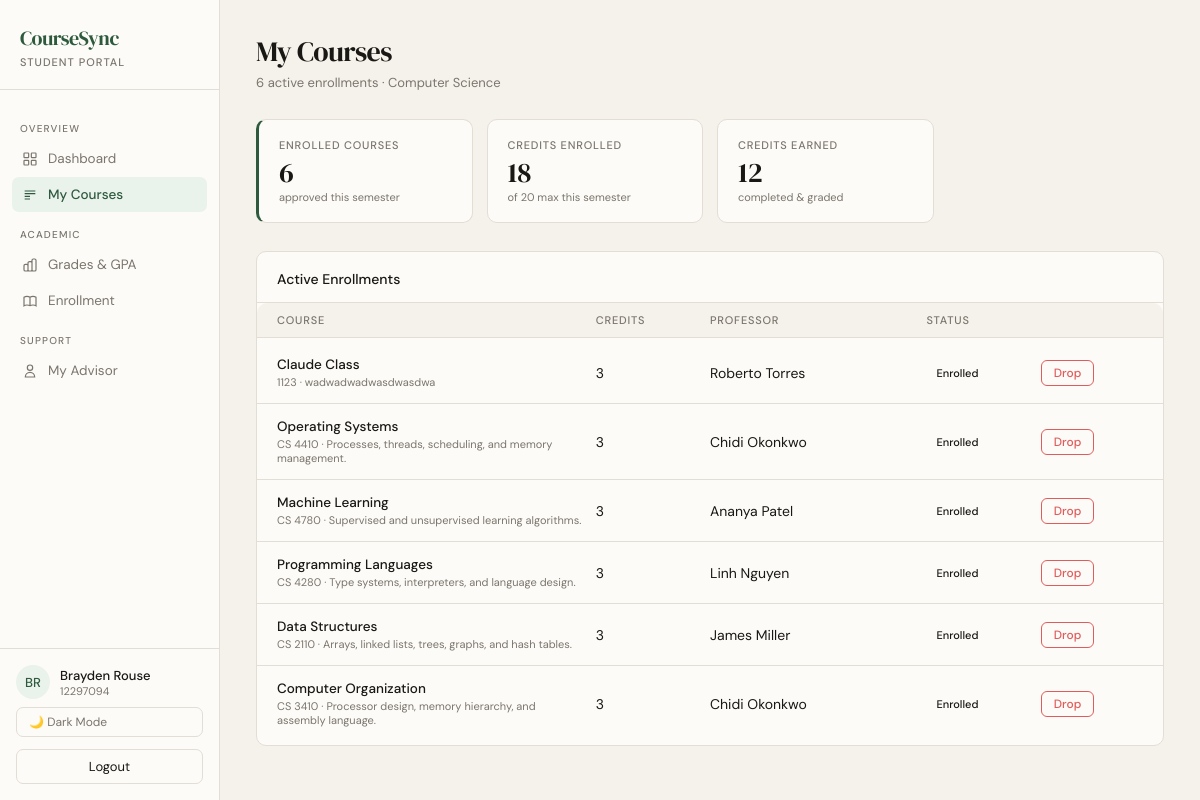
The page /student/my-courses/ (signed in) on the database as committed earlier.
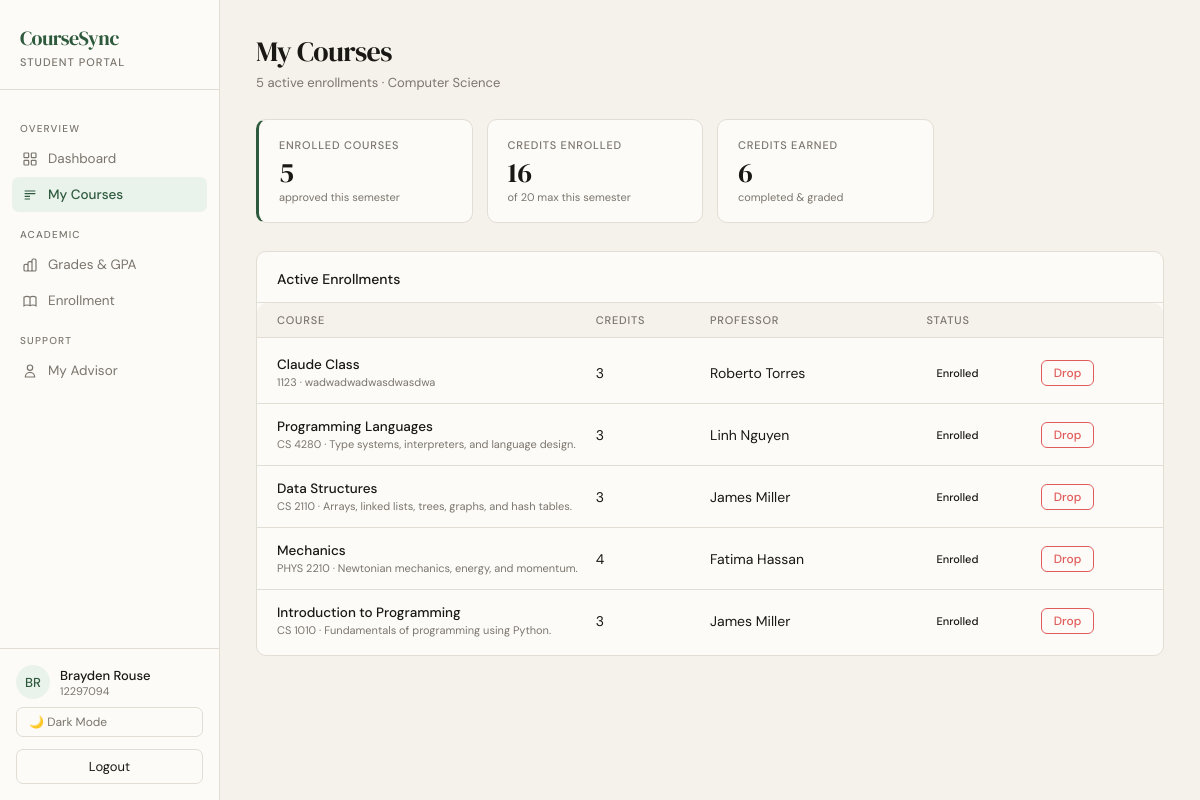
The same page on the database as committed later.
### accounts/models.py (models this page shows, shortened)
class User(AbstractUser):
    class Roles(models.TextChoices):
        STUDENT = "student", "Student"
        TA = "ta", "Teaching Assistant"
        PROFESSOR = "professor", "Professor"
        ADVISOR = "advisor", "Advisor"
        REGISTRAR = "registrar", "Registrar"
        SYSADMIN = "sysadmin", "System Admin"
    role = models.CharField(max_length=20, choices=Roles.choices)
    university_id = models.CharField(max_length=20, unique=True, null=True, blank=True)

### academics/models.py (models this page shows, shortened)
class StudentProfile(models.Model):
    user = models.OneToOneField(User, on_delete=models.CASCADE, related_name="student_profile")
    major = models.CharField(max_length=100)
    gpa = models.DecimalField(max_digits=3, decimal_places=2, default=0.00)
    advisor = models.ForeignKey(
        User,
        on_delete=models.SET_NULL,
        null=True,
        blank=True,
        related_name="advisees",
        limit_choices_to={"role": "advisor"},
    )

class Enrollment(models.Model):
    class Status(models.TextChoices):
        PENDING = "pending", "Pending"
        APPROVED = "approved", "Approved"
        DENIED = "denied", "Denied"
        DROP_PENDING = "drop_pending", "Drop Pending"
    student = models.ForeignKey(
        User,
        on_delete=models.CASCADE,
        related_name="enrollments",
        limit_choices_to={"role": "student"},
    )
    course = models.ForeignKey(Course, on_delete=models.CASCADE, related_name="enrollments")
    status = models.CharField(max_length=20, choices=Status.choices, default=Status.PENDING)
    proposed_at = models.DateTimeField(auto_now_add=True)
    reviewed_by = models.ForeignKey(
        User,
        on_delete=models.SET_NULL,
        null=True,
        blank=True,
        related_name="reviewed_enrollments",
    )
    class Meta:
        unique_together = ("student", "course")

class Course(models.Model):
    code = models.CharField(max_length=20, unique=True)
    title = models.CharField(max_length=200)
    description = models.TextField(blank=True)
    credits = models.PositiveIntegerField(default=3)
    capacity = models.PositiveIntegerField(default=30)
    professor = models.ForeignKey(
        User,
        on_delete=models.SET_NULL,
        null=True,
        blank=True,
        related_name="courses_taught",
        limit_choices_to={"role": "professor"},
    )

### academics/views.py (the view)
# urls.py: path("student/my-courses/", my_courses, name="my_courses"),
@login_required
@role_required("student", "ta")
def my_courses(request):
    approved = (
        Enrollment.objects.filter(student=request.user, status="approved")
        .select_related("course__professor")
    )
    drop_pending = (
        Enrollment.objects.filter(student=request.user, status="drop_pending")
        .select_related("course__professor")
    )
    credits_enrolled, credits_earned = _credit_counts(request.user)
    return render(request, "my_courses.html", {
        "enrollments": approved,
        "drop_pending": drop_pending,
        "profile": getattr(request.user, "student_profile", None),
        "credits_enrolled": credits_enrolled,
        "credits_earned": credits_earned,
    })

### academics/views.py (called while the page is built)
def _credit_counts(student):
    approved = Enrollment.objects.filter(student=student, status="approved").select_related("course")
    credits_enrolled = sum(e.course.credits for e in approved)
    graded_ids = set(Grade.objects.filter(enrollment__in=approved, published=True).values_list("enrollment_id", flat=True))
    credits_earned = (
        sum(e.course.credits for e in approved if e.id in graded_ids)
        + sum(t.credits for t in TranscriptEntry.objects.filter(student=student))
    )
    return credits_enrolled, credits_earned

### templates/my_courses.html (shortened to what this page needs)
{% load static %}
<!DOCTYPE html>
<html lang="en" data-theme="{{ request.session.theme|default:'light' }}">
<head>
  <link rel="stylesheet" href="{% static 'css/student.css' %}">
</head>
<body>
<div class="shell">
  <aside class="sidebar">
    <div class="brand">
      <div class="brand-mark">CourseSync</div>
      <div class="brand-role">{% if request.user.role == 'ta' %}TA Portal{% else %}Student Portal{% endif %}</div>
    </div>
    <nav class="nav">
      <div class="nav-section">Overview</div>
      <a class="nav-item" href="{% if request.user.role == 'ta' %}{% url 'ta_dashboard' %}{% else %}{% url 'student_dashboard' %}{% endif %}">
        <svg class="nav-icon" fill="none" stroke="currentColor" stroke-width="1.8" viewBox="0 0 24 24"><rect x="3" y="3" width="7" height="7" rx="1"/><rect x="14" y="3" width="7" height="7" rx="1"/><rect x="3" y="14" width="7" height="7" rx="1"/><rect x="14" y="14" width="7" height="7" rx="1"/></svg>
        Dashboard
      </a>
      <a class="nav-item active" href="{% url 'my_courses' %}">
        <svg class="nav-icon" fill="none" stroke="currentColor" stroke-width="1.8" viewBox="0 0 24 24"><path d="M4 6h16M4 10h16M4 14h8M4 18h8"/></svg>
        My Courses
      </a>
      <div class="nav-section">Academic</div>
      <a class="nav-item" href="{% url 'student_grades' %}">
        <svg class="nav-icon" fill="none" stroke="currentColor" stroke-width="1.8" viewBox="0 0 24 24"><path d="M9 19v-6a2 2 0 00-2-2H5a2 2 0 00-2 2v6a2 2 0 002 2h2a2 2 0 002-2zm0 0V9a2 2 0 012-2h2a2 2 0 012 2v10m-6 0a2 2 0 002 2h2a2 2 0 002-2m0 0V5a2 2 0 012-2h2a2 2 0 012 2v14a2 2 0 01-2 2h-2a2 2 0 01-2-2z"/></svg>
        Grades & GPA
      </a>
      <a class="nav-item" href="{% url 'enrollment_history' %}">
        Enrollment
      </a>
      {% if request.user.role == 'ta' %}
      <div class="nav-section">TA Tools</div>
      <a class="nav-item" href="{% url 'ta_dashboard' %}#course-roster">
        <svg class="nav-icon" fill="none" stroke="currentColor" stroke-width="1.8" viewBox="0 0 24 24"><path d="M9 5H7a2 2 0 00-2 2v12a2 2 0 002 2h10a2 2 0 002-2V7a2 2 0 00-2-2h-2M9 5a2 2 0 002 2h2a2 2 0 002-2M9 5a2 2 0 012-2h2a2 2 0 012 2m-6 9l2 2 4-4"/></svg>
        Course Grade Roster
      </a>
      {% else %}
      <div class="nav-section">Support</div>
      <a class="nav-item" href="{% url 'my_advisor' %}">
        <svg class="nav-icon" fill="none" stroke="currentColor" stroke-width="1.8" viewBox="0 0 24 24"><path d="M16 7a4 4 0 11-8 0 4 4 0 018 0zM12 14a7 7 0 00-7 7h14a7 7 0 00-7-7z"/></svg>
        My Advisor
      </a>
      {% endif %}
    </nav>
    <div class="sidebar-footer">
      <div class="user-card">
        <div class="avatar">{{ request.user.first_name|default:request.user.username|slice:":1"|upper }}{{ request.user.last_name|slice:":1"|upper }}</div>
        <div>
          <div class="user-name">{{ request.user.get_full_name|default:request.user.username }}</div>
          <div class="user-id">{{ request.user.university_id|default:request.user.username }}</div>
        </div>
      </div>
      <form method="post" action="{% url 'set_theme' %}">
        {% if request.session.theme == "dark" %}
          <input type="hidden" name="theme" value="light">
          <button type="submit" class="theme-btn">☀ Light Mode</button>
        {% else %}
          <button type="submit" class="theme-btn">🌙 Dark Mode</button>
        {% endif %}
      </form>
      <form method="post" action="{% url 'logout' %}">
        <button type="submit" class="logout-btn">Logout</button>
      </form>
    </div>
  </aside>
  <main class="main">
    <div class="page-header">
      <div class="page-title">My Courses</div>
      <div class="page-sub">{{ enrollments|length }} active enrollment{{ enrollments|length|pluralize }}{% if profile %} · {{ profile.major }}{% endif %}</div>
    </div>
    <div class="stats">
      <div class="stat accent">
        <div class="stat-label">Enrolled Courses</div>
        <div class="stat-value">{{ enrollments|length }}</div>
        <div class="stat-sub">approved this semester</div>
      </div>
      <div class="stat">
        <div class="stat-label">Credits Enrolled</div>
        <div class="stat-value">{{ credits_enrolled }}</div>
        <div class="stat-sub">of 20 max this semester</div>
      </div>
      <div class="stat">
        <div class="stat-label">Credits Earned</div>
        <div class="stat-value">{{ credits_earned }}</div>
        <div class="stat-sub">completed &amp; graded</div>
      </div>
    </div>
    {% if enrollments %}
    <div class="card">
      <div class="card-header">
        <span class="card-title">Active Enrollments</span>
      </div>
      <div class="col-header" style="grid-template-columns: 3fr 1fr 2fr 1fr 1fr">
        <span class="col-label">Course</span>
        <span class="col-label">Credits</span>
        <span class="col-label">Professor</span>
        <span class="col-label">Status</span>
        <span class="col-label"></span>
      </div>
      <div class="card-body">
        {% for enrollment in enrollments %}
        <div class="course-row" style="grid-template-columns: 3fr 1fr 2fr 1fr 1fr">
          <a href="{% url 'student_course_detail' enrollment.id %}" style="text-decoration:none;color:inherit;display:contents">
          <div>
            <div class="course-name">{{ enrollment.course.title }}</div>
            <div class="course-code">{{ enrollment.course.code }}{% if enrollment.course.description %} · {{ enrollment.course.description|truncatechars:60 }}{% endif %}</div>
          </div>
          <div>{{ enrollment.course.credits }}</div>
          <div>{{ enrollment.course.professor.get_full_name|default:"TBA" }}</div>
          <div><span class="status-pill pill-approved">Enrolled</span></div>
          </a>
          <div>
            <form method="post" action="{% url 'student_drop_enrollment' enrollment.id %}" onsubmit="return confirm('Drop {{ enrollment.course.code }}?')">
              <button type="submit" style="padding:4px 12px;border-radius:6px;font-size:12px;font-weight:500;background:transparent;color:var(--danger,#e05c5c);border:1px solid var(--danger,#e05c5c);cursor:pointer">Drop</button>
            </form>
          </div>
        </div>
        {% endfor %}
      </div>
    </div>
    {% endif %}
  </main>
</div>
</body>
</html>

### static/css/coursesync-core.css (style rules this page uses)
html { box-sizing: border-box; }
*, *::before, *::after { box-sizing: inherit; }
a { text-decoration: none; }
button, input, select, textarea { font: inherit; }
img, svg { max-width: 100%; }
.logout-btn { width: 100%; padding: 8px 12px; margin-top: 10px; border: 1px solid var(--border); border-radius: 7px; background: transparent; color: var(--text); font: inherit; cursor: pointer; transition: 0.15s ease; }

Rows that differ between the two databases and show on the page:
removed Enrollment: course "Operating Systems", course.code "CS 4410", course.description "Processes, threads, scheduling, and memory management.", course.credits "3", course.professor.get_full_name "Chidi Okonkwo"
removed Enrollment: course "Machine Learning", course.code "CS 4780", course.description "Supervised and unsupervised learning algorithms.", course.credits "3", course.professor.get_full_name "Ananya Patel"
removed Enrollment: course "Computer Organization", course.code "CS 3410", course.description "Processor design, memory hierarchy, and assembly language.", course.credits "3", course.professor.get_full_name "Chidi Okonkwo"
added Enrollment: course "Mechanics", course.code "PHYS 2210", course.description "Newtonian mechanics, energy, and momentum.", course.credits "4", course.professor.get_full_name "Fatima Hassan"
added Enrollment: course "Introduction to Programming", course.code "CS 1010", course.description "Fundamentals of programming using Python.", course.credits "3", course.professor.get_full_name "James Miller"
Other text that changed with them:
{{ enrollments|length }}: "6" → "5"
{{ credits_enrolled }}: "18" → "16"
{{ credits_earned }}: "12" → "6"
